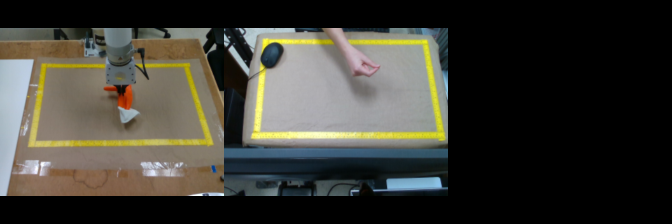
#> input picture frame_img.png, 672 x 224 px
$ python contours.py
#> lines starting #> are read from the running program, lines starting #| are printed output that depends on the picture; after the words box and inside, x2 and y2 are one past the last pixel; in counts of white or black regions, pixels touching at a corner belong together
import cv2
import numpy as np

# Load the image
image = cv2.imread('frame_img.png')
#> image is the input picture: shape (224, 672, 3); mean B, G, R 52.6, 59.8, 61.1

# Convert to grayscale
gray = cv2.cvtColor(image, cv2.COLOR_BGR2GRAY)
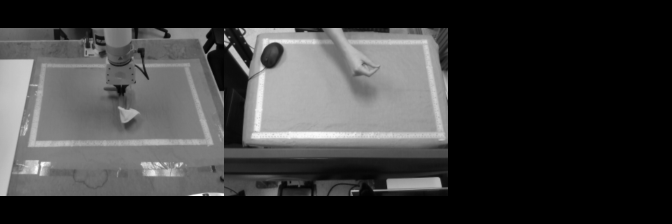
#> gray: shape (224, 672); min 0, max 254, mean 59.3

# Apply a binary threshold
_, binary = cv2.threshold(gray, 127, 255, cv2.THRESH_BINARY)
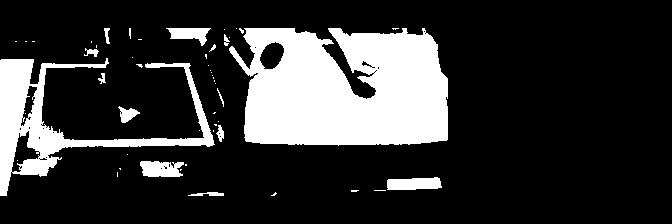
#> binary: shape (224, 672); 20.1% white; 51 white regions (37 under 20 px)

# Find contours
contours, hierarchy = cv2.findContours(binary, cv2.RETR_EXTERNAL, cv2.CHAIN_APPROX_SIMPLE)
#> contours = 49 contours, 37 with area under 20; largest, box (x1, y1, x2, y2) and area: (229, 28, 448, 146) 20852, (0, 58, 215, 196) 7182, (387, 177, 442, 190) 533, (140, 161, 184, 177) 515, (166, 28, 211, 46) 394

# Optionally draw contours on the original image
for contour in contours:
    cv2.drawContours(image, [contour], -1, (0, 255, 0), 2)  # Draw in green
#> this loop made 49 passes
#> contour on passes 3, 6, 7, 8, 9, 11, 12, 13, 15, 16, 17, 20: [[374, 190], [385, 190]], [[117, 172], [117, 176]], [[180, 169], [180, 170], [181, 169]], [[119, 168], [120, 169], [120, 168]], [[185, 164], [185, 165], [186, 165], [186, 164]], [[127, 154]], [[213, 130], [213, 131]], [[199, 130]], [[214, 124], [215, 125], [216, 125], [216, 124]], [[218, 121]], [[214, 112], [213, 113], [214, 113], [215, 112]], [[215, 83]]
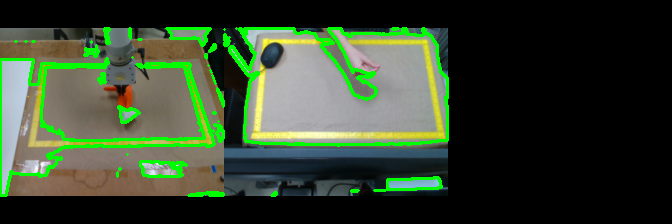
#> image: shape (224, 672, 3); 6.17% of pixels changed, all inside (x1, y1, x2, y2) = (0, 27, 449, 197)

# Show the original image with contours (for visualization)
cv2.imshow('Contours', image)
cv2.waitKey(0)
cv2.destroyAllWindows()
